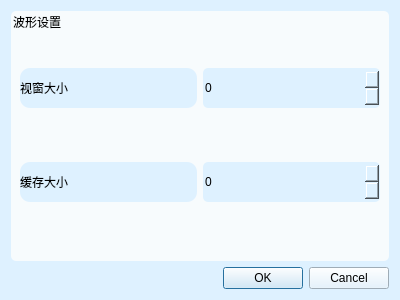
<?xml version="1.0" encoding="UTF-8"?>
<ui version="4.0">
 <class>setup</class>
 <widget class="QDialog" name="setup">
  <property name="geometry">
   <rect>
    <x>0</x>
    <y>0</y>
    <width>400</width>
    <height>300</height>
   </rect>
  </property>
  <property name="windowTitle">
   <string>Dialog</string>
  </property>
  <property name="styleSheet">
   <string notr="true">
/***********************全局*****************************/
QWidget
{
	background-color:rgb(222, 241, 255);
	font: 12pt &quot;楷体&quot;;
}

QGroupBox
{
	background-color:#F7FBFD;
	border-radius:5px;
}


QSpinBox {
	padding-right:20px;
	border-radius:5px;
	background:rgb(222, 241, 255);
	max-height:40px;

	min-height:40px;
}

/* 向上按钮 */
QSpinBox::up-button {
top:6px;
right:6px;/*控制箭头左右偏移*/
	width:10px;
	height: 10px;   
	border-image:url(:/img/up.svg);
	border-width:1px;
}


/* 向下按钮 */
QSpinBox::down-button {
bottom:6px;
right:6px;/*控制箭头左右偏移*/
	width:10px;
	height: 10px;   
	border-image:url(:/img/down.svg);
	border-width:1px;
	border-top-width:0;
}

QLabel
{
	max-height:40px;
	border-radius:10px;
	min-height:40px;
}
</string>
  </property>
  <layout class="QVBoxLayout" name="verticalLayout">
   <item>
    <widget class="QGroupBox" name="groupBox">
     <property name="title">
      <string>波形设置</string>
     </property>
     <layout class="QVBoxLayout" name="verticalLayout_2">
      <item>
       <layout class="QHBoxLayout" name="horizontalLayout_2">
        <item>
         <widget class="QLabel" name="label">
          <property name="text">
           <string>视窗大小</string>
          </property>
         </widget>
        </item>
        <item>
         <widget class="QSpinBox" name="spinBox_watch"/>
        </item>
       </layout>
      </item>
      <item>
       <layout class="QHBoxLayout" name="horizontalLayout">
        <item>
         <widget class="QLabel" name="label_2">
          <property name="text">
           <string>缓存大小</string>
          </property>
         </widget>
        </item>
        <item>
         <widget class="QSpinBox" name="spinBox_buff"/>
        </item>
       </layout>
      </item>
     </layout>
    </widget>
   </item>
   <item>
    <widget class="QDialogButtonBox" name="buttonBox">
     <property name="orientation">
      <enum>Qt::Horizontal</enum>
     </property>
     <property name="standardButtons">
      <set>QDialogButtonBox::Cancel|QDialogButtonBox::Ok</set>
     </property>
    </widget>
   </item>
  </layout>
 </widget>
 <resources>
  <include location="Resource/img.qrc"/>
 </resources>
 <connections>
  <connection>
   <sender>buttonBox</sender>
   <signal>accepted()</signal>
   <receiver>setup</receiver>
   <slot>accept()</slot>
   <hints>
    <hint type="sourcelabel">
     <x>248</x>
     <y>254</y>
    </hint>
    <hint type="destinationlabel">
     <x>157</x>
     <y>274</y>
    </hint>
   </hints>
  </connection>
  <connection>
   <sender>buttonBox</sender>
   <signal>rejected()</signal>
   <receiver>setup</receiver>
   <slot>reject()</slot>
   <hints>
    <hint type="sourcelabel">
     <x>316</x>
     <y>260</y>
    </hint>
    <hint type="destinationlabel">
     <x>286</x>
     <y>274</y>
    </hint>
   </hints>
  </connection>
 </connections>
</ui>
